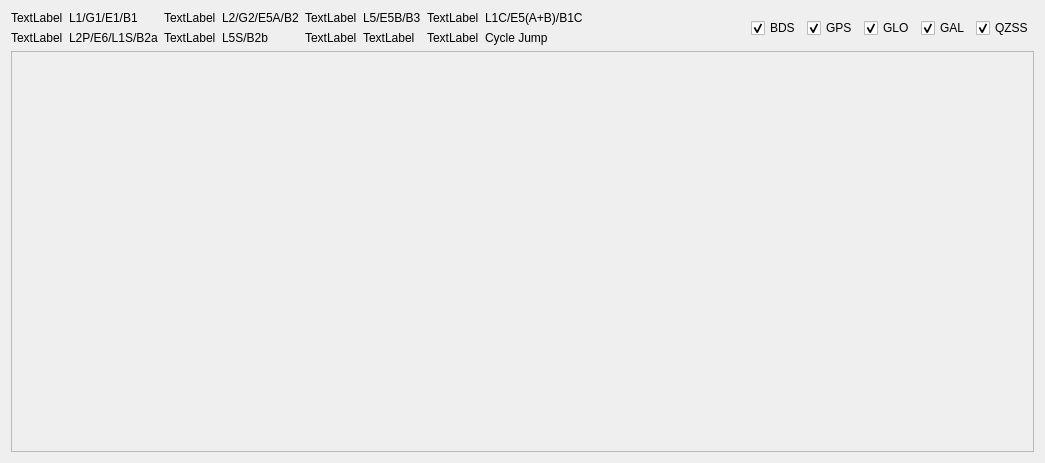
<?xml version="1.0" encoding="UTF-8"?>
<ui version="4.0">
 <class>ObsTimePlotDialog</class>
 <widget class="QDialog" name="ObsTimePlotDialog">
  <property name="geometry">
   <rect>
    <x>0</x>
    <y>0</y>
    <width>1045</width>
    <height>463</height>
   </rect>
  </property>
  <property name="windowTitle">
   <string>Obs Time Plot</string>
  </property>
  <layout class="QVBoxLayout" name="verticalLayout">
   <item>
    <layout class="QHBoxLayout" name="horizontalLayout">
     <item>
      <layout class="QGridLayout" name="gridLayout" columnstretch="0,0,0,0,0,0,0,0,0,0" columnminimumwidth="0,0,0,0,0,0,0,0,0,0">
       <item row="0" column="4">
        <widget class="QLabel" name="legendIconLabel_3">
         <property name="text">
          <string>TextLabel</string>
         </property>
        </widget>
       </item>
       <item row="0" column="5">
        <widget class="QLabel" name="legnedLabel_3">
         <property name="text">
          <string>L5/E5B/B3</string>
         </property>
        </widget>
       </item>
       <item row="0" column="0">
        <widget class="QLabel" name="legendIconLabel_1">
         <property name="text">
          <string>TextLabel</string>
         </property>
        </widget>
       </item>
       <item row="0" column="3">
        <widget class="QLabel" name="legnedLabel_2">
         <property name="text">
          <string>L2/G2/E5A/B2</string>
         </property>
        </widget>
       </item>
       <item row="0" column="2">
        <widget class="QLabel" name="legendIconLabel_2">
         <property name="text">
          <string>TextLabel</string>
         </property>
        </widget>
       </item>
       <item row="0" column="1">
        <widget class="QLabel" name="legnedLabel_1">
         <property name="text">
          <string>L1/G1/E1/B1</string>
         </property>
        </widget>
       </item>
       <item row="1" column="0">
        <widget class="QLabel" name="legendIconLabel_5">
         <property name="text">
          <string>TextLabel</string>
         </property>
        </widget>
       </item>
       <item row="1" column="1">
        <widget class="QLabel" name="legnedLabel_5">
         <property name="text">
          <string>L2P/E6/L1S/B2a</string>
         </property>
        </widget>
       </item>
       <item row="1" column="2">
        <widget class="QLabel" name="legendIconLabel_6">
         <property name="text">
          <string>TextLabel</string>
         </property>
        </widget>
       </item>
       <item row="1" column="3">
        <widget class="QLabel" name="legnedLabel_6">
         <property name="text">
          <string>L5S/B2b</string>
         </property>
        </widget>
       </item>
       <item row="1" column="4">
        <widget class="QLabel" name="legendIconLabel_7">
         <property name="text">
          <string>TextLabel</string>
         </property>
        </widget>
       </item>
       <item row="1" column="5">
        <widget class="QLabel" name="legnedLabel_7">
         <property name="text">
          <string>TextLabel</string>
         </property>
        </widget>
       </item>
       <item row="0" column="6">
        <widget class="QLabel" name="legendIconLabel_4">
         <property name="text">
          <string>TextLabel</string>
         </property>
        </widget>
       </item>
       <item row="1" column="6">
        <widget class="QLabel" name="cycleJumpLegendIconLabel">
         <property name="text">
          <string>TextLabel</string>
         </property>
        </widget>
       </item>
       <item row="0" column="7">
        <widget class="QLabel" name="legnedLabel_4">
         <property name="text">
          <string>L1C/E5(A+B)/B1C</string>
         </property>
        </widget>
       </item>
       <item row="1" column="7">
        <widget class="QLabel" name="cycleJumpLegnendLabel">
         <property name="text">
          <string>Cycle Jump</string>
         </property>
        </widget>
       </item>
      </layout>
     </item>
     <item>
      <spacer name="horizontalSpacer">
       <property name="orientation">
        <enum>Qt::Horizontal</enum>
       </property>
       <property name="sizeHint" stdset="0">
        <size>
         <width>40</width>
         <height>20</height>
        </size>
       </property>
      </spacer>
     </item>
     <item>
      <widget class="QCheckBox" name="bdsCheckBox">
       <property name="text">
        <string>BDS</string>
       </property>
       <property name="icon">
        <iconset resource="QuiCkResource.qrc">
         <normaloff>:/icons/Resources/Icons/bds_20x20.png</normaloff>:/icons/Resources/Icons/bds_20x20.png</iconset>
       </property>
       <property name="checked">
        <bool>true</bool>
       </property>
      </widget>
     </item>
     <item>
      <widget class="QCheckBox" name="gpsCheckBox">
       <property name="text">
        <string>GPS</string>
       </property>
       <property name="icon">
        <iconset resource="QuiCkResource.qrc">
         <normaloff>:/icons/Resources/Icons/gps_20x20.png</normaloff>:/icons/Resources/Icons/gps_20x20.png</iconset>
       </property>
       <property name="checked">
        <bool>true</bool>
       </property>
      </widget>
     </item>
     <item>
      <widget class="QCheckBox" name="gloCheckBox">
       <property name="text">
        <string>GLO</string>
       </property>
       <property name="icon">
        <iconset resource="QuiCkResource.qrc">
         <normaloff>:/icons/Resources/Icons/glo_20x20.png</normaloff>:/icons/Resources/Icons/glo_20x20.png</iconset>
       </property>
       <property name="checked">
        <bool>true</bool>
       </property>
      </widget>
     </item>
     <item>
      <widget class="QCheckBox" name="galCheckBox">
       <property name="text">
        <string>GAL</string>
       </property>
       <property name="icon">
        <iconset resource="QuiCkResource.qrc">
         <normaloff>:/icons/Resources/Icons/gal_20x20.png</normaloff>:/icons/Resources/Icons/gal_20x20.png</iconset>
       </property>
       <property name="checked">
        <bool>true</bool>
       </property>
      </widget>
     </item>
     <item>
      <widget class="QCheckBox" name="qzssCheckBox">
       <property name="text">
        <string>QZSS</string>
       </property>
       <property name="icon">
        <iconset resource="QuiCkResource.qrc">
         <normaloff>:/icons/Resources/Icons/qzss_20x20.png</normaloff>:/icons/Resources/Icons/qzss_20x20.png</iconset>
       </property>
       <property name="checked">
        <bool>true</bool>
       </property>
      </widget>
     </item>
    </layout>
   </item>
   <item>
    <widget class="QScrollArea" name="scrollArea">
     <property name="widgetResizable">
      <bool>true</bool>
     </property>
     <widget class="QWidget" name="scrollAreaWidgetContents">
      <property name="geometry">
       <rect>
        <x>0</x>
        <y>0</y>
        <width>1025</width>
        <height>403</height>
       </rect>
      </property>
     </widget>
    </widget>
   </item>
  </layout>
 </widget>
 <resources>
  <include location="QuiCkResource.qrc"/>
 </resources>
 <connections/>
</ui>
